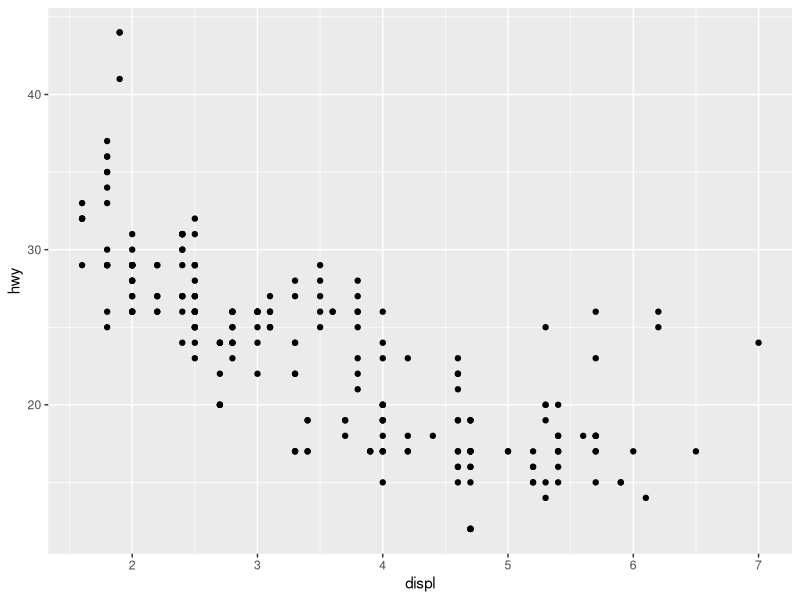
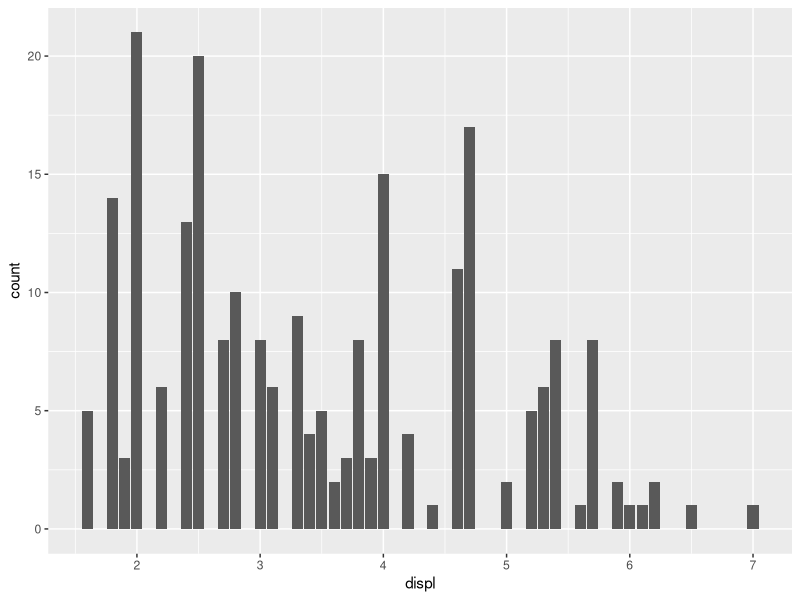
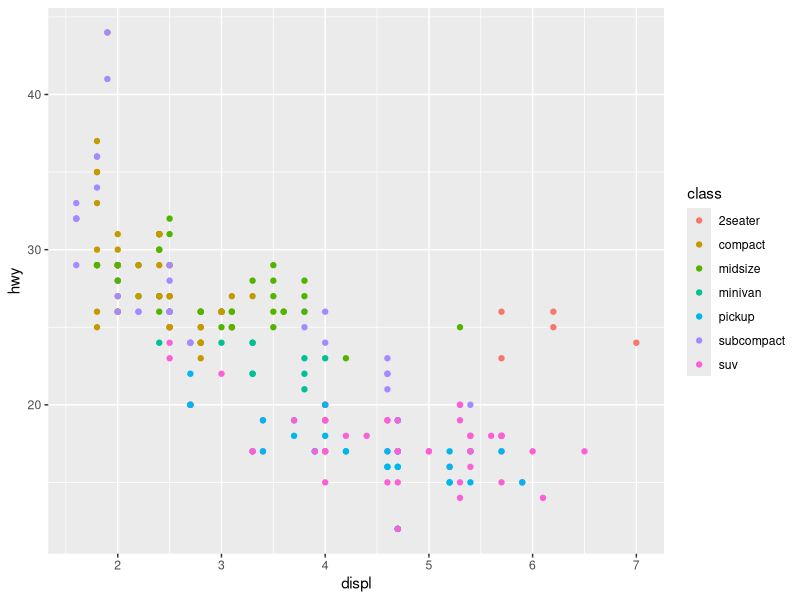
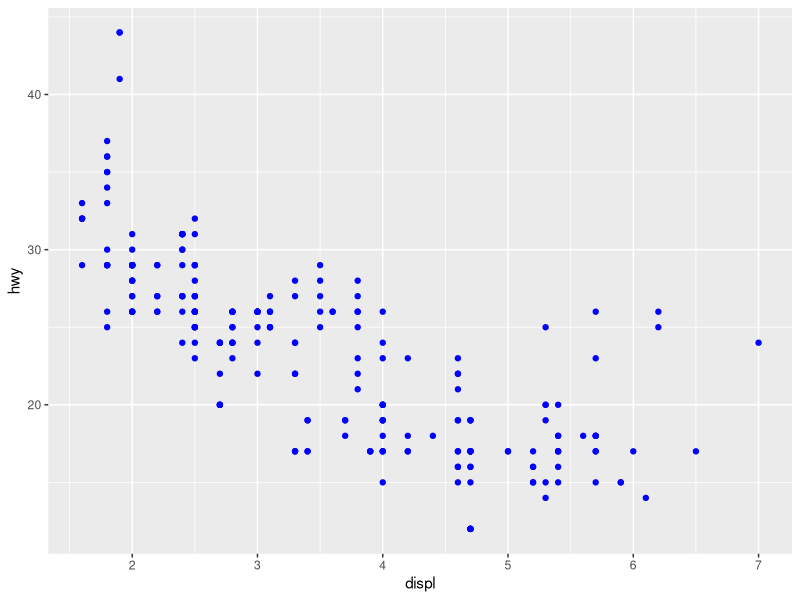
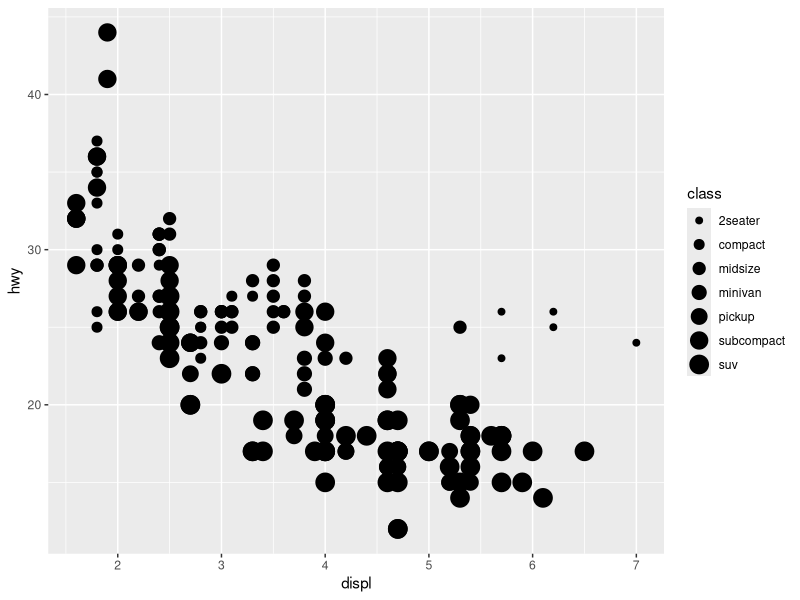
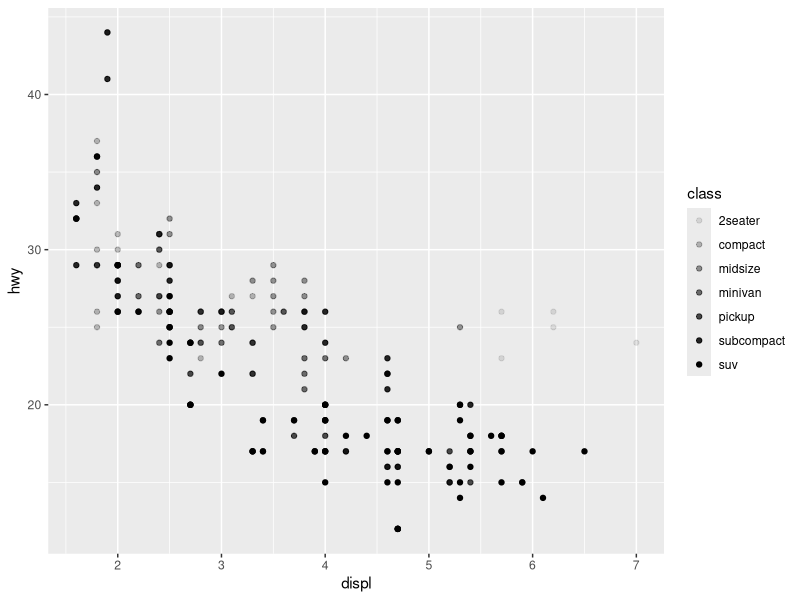
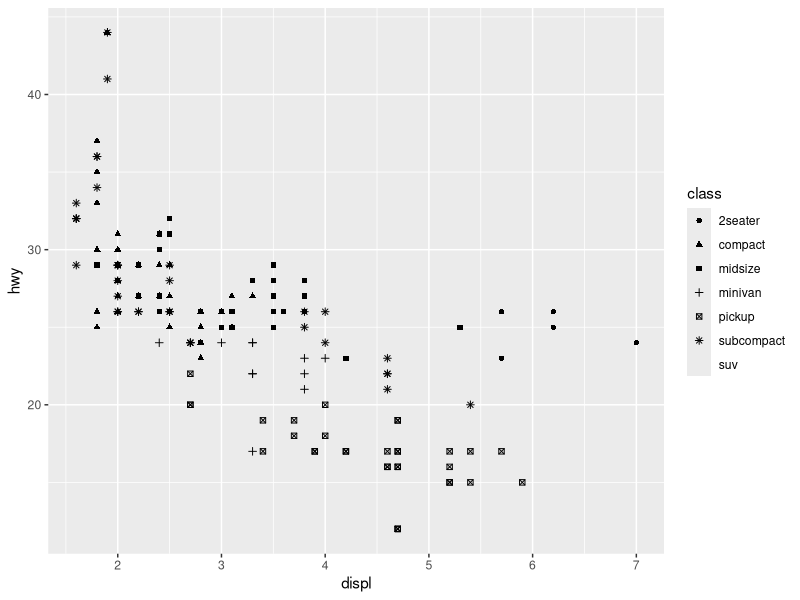
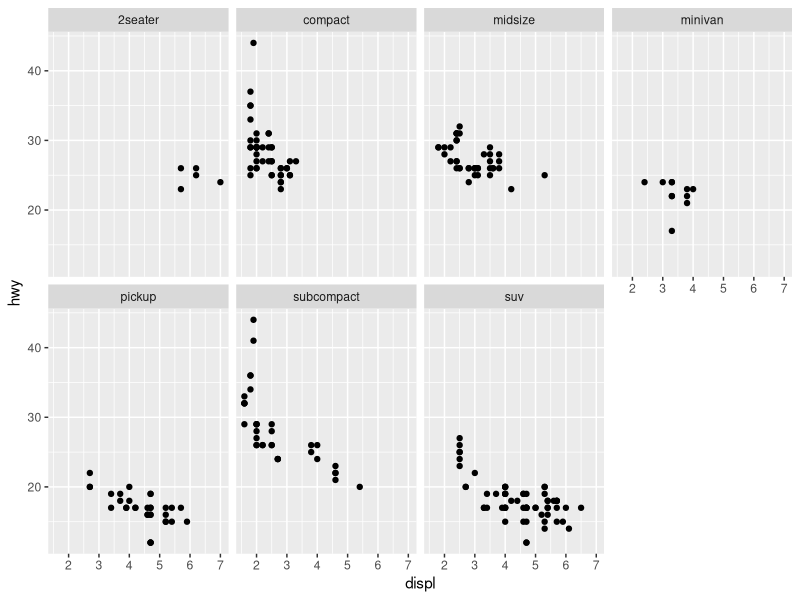

The R source for these figures, in order:
############################R for Data Science 책 실습 
######Chapter 2 Data Visualization with ggplot2

install.packages("tidyverse")
library(tidyverse)
library(ggplot2)
mpg
str(mpg)
ggplot(data=mpg) +
  geom_point(mapping = aes(x=displ,y=hwy))
#ggplot함수에 mpg 데이터 사용하고 x=displ, y=hwy로 mapping해서 point로 그려라
#기본코드
#ggplot(data = "data" you use) + geom_function(mapping = aes(x="",y=""))
mtcars
str(mtcars)
?mpg

mpg %>% select(displ) %>% distinct()
ggplot(data = mpg) +
  geom_bar(mapping = aes(x=displ))

ggplot(data=mpg) +
  geom_point(mapping = aes(x=displ,y=hwy, color=class))
#color를 class로 지정할 경우, 알아서 각자 색으로 배정함

ggplot(data=mpg) +
  geom_point(mapping = aes(x=displ,y=hwy),color = "blue")
#색만 지정할 경우 그냥 색만 바뀜

ggplot(data = mpg) +
  geom_point(mapping = aes(x=displ,y=hwy, size = class))
#size by class

ggplot(data = mpg) +
  geom_point(mapping = aes(x=displ,y=hwy, alpha = class))
#alpha 는 투명도

ggplot(data = mpg) +
  geom_point(mapping = aes(x=displ,y=hwy, shape = class))
#shape는 class별로 모양이 다르게 나타난다

ggplot(data = mpg) +
  geom_point(mapping = aes(x=displ,y=hwy)) +
  facet_wrap(~class, nrow = 2)
#각 class별로 창을 만든다


ggplot(data = mpg) +
  geom_point(mapping = aes(x=displ,y=hwy)) +
  facet_grid(drv ~ .)
#drv별로 창을 나눠서 표현 (row별로 나뉨)

ggplot(data = mpg) +
  geom_point(mapping = aes(x=displ,y=hwy)) +
  facet_grid(. ~ drv)
#drv별로 창을 나눠서 표현 (column별로 나뉨

ggplot(data = mpg) +
  geom_point(mapping = aes(x=displ,y=hwy)) +
  facet_grid(. ~ cyl)
#cyl별로 창을 나워서 표현 (column별로 나뉨)

#####geom function 확인

ggplot(data = mpg) +
  geom_point(mapping=aes(x=displ,y=hwy))

ggplot(data = mpg) +
  geom_smooth(mapping=aes(x=displ,y=hwy))

#geom function 에 따라 같은 데이터도 그림이 달라짐

ggplot(data=mpg) +
  geom_smooth(mapping = aes(x=displ,y=hwy, grope=drv))
#그냥 drv 별로 그림만 나눠짐
ggplot(data=mpg) +
  geom_smooth(mapping = aes(x=displ,y=hwy, color=drv))
#위 그래프와 동일하나 색이 들어감

######p.18까지 함 

ggplot(data = mpg) +
  geom_point(mapping = aes(x=displ,y=hwy)) +
  geom_smooth(mapping = aes(x=displ,y=hwy))

ggplot(data = mpg, mapping = aes(x=displ,y=hwy)) +
  geom_point() +
  geom_smooth()
#같은 코드, 다른 작성 방법

ggplot(data = mpg, mapping = aes(x=,displ, y=hwy)) +
  geom_point(mapping = aes(color = class)) +
  geom_smooth()
#mpg데이터에 x는 displ과 y는 hwy 배치하고 smooth로 선 그리되 
#point는 class별로 나타내라

ggplot(data = mpg, mapping = aes(x=,displ, y=hwy)) +
  geom_point(mapping = aes(color = class)) +
  geom_smooth(data = filter(mpg, class=="subcompact"),se=F)

#mpg데이터에 x는 displ과 y는 hwy 배치하고 point는 class별로 나타내고
#smooth는 mpg데이터의 class가 subcompact 인 것만 선으로 나타내라

ggplot(data = mpg, mapping = aes(x=displ, y=hwy, color=drv)) +
  geom_point() +
  geom_smooth(se=T)
#geom_smooth의 se = f는 범위 표시 x, se= t는 범위표시 ㅇ

####diamond 데이터 사용

str(diamonds)

ggplot(data = diamonds) +
  geom_bar(mapping = aes(x=cut))

ggplot(data = diamonds, mapping = aes(x=cut)) + 
  geom_bar(mapping = aes(fill=clarity))

##p.28 까지 함
